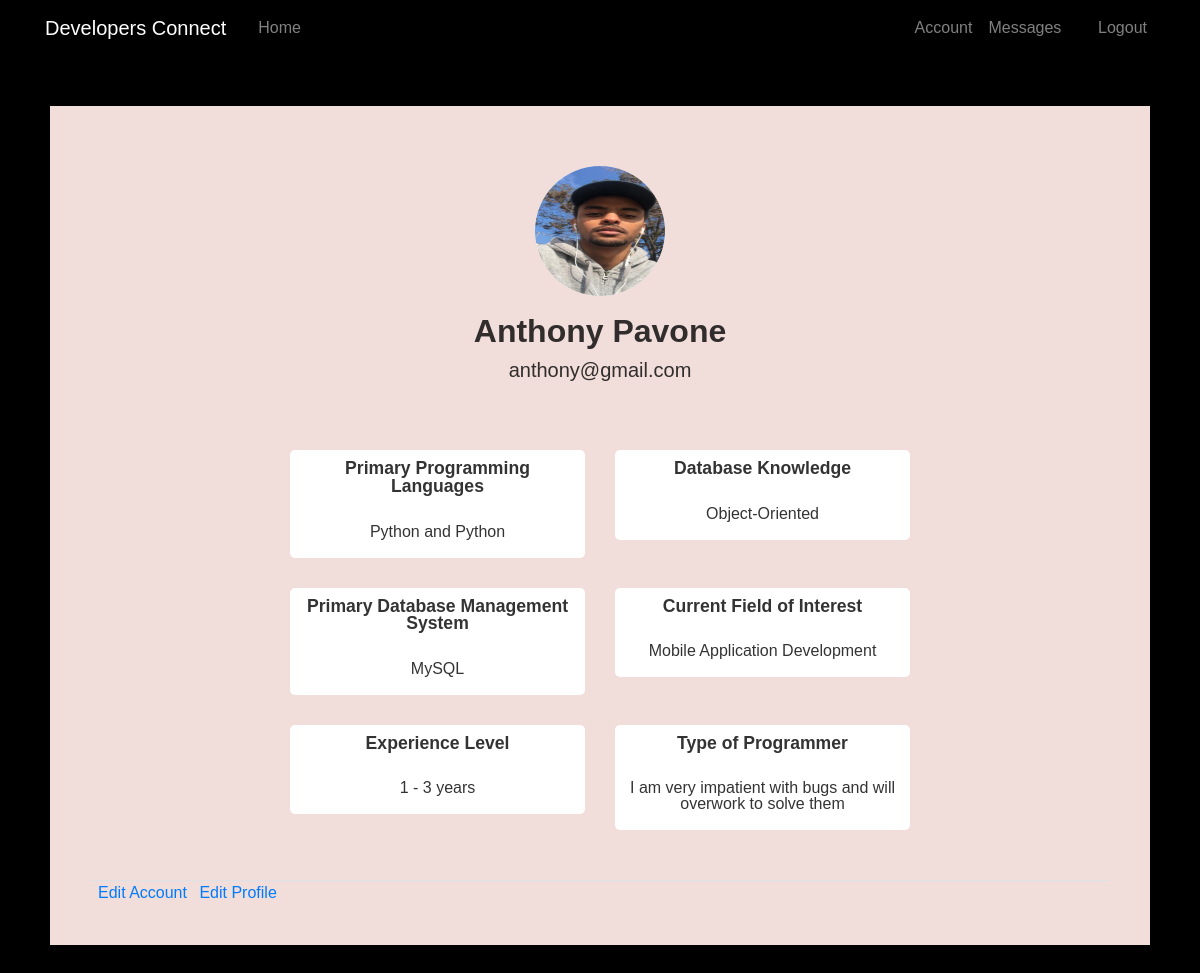
The app's page /account (signed in) with its own data.
### dating/models.py (models this page shows, shortened)
class User(db.Model, UserMixin):  #This class defines several fields as class variables.
    __tablename__ = 'users'
    id = db.Column(db.Integer, autoincrement=True, primary_key=True)
    firstname = db.Column(db.String(100), nullable=False)
    lastname = db.Column(db.String(100), nullable=False)
    email = db.Column(db.String(100), nullable=False, unique=True)
    username = db.Column(db.String(100), nullable=False)
    password = db.Column(db.String(100), nullable=False)
    date_of_birth = db.Column(db.String(100), nullable=False)
    image_file = db.Column(db.String(20), nullable=True, default='default.jpg')
    messages_sent = db.relationship('Message',
                                    foreign_keys='Message.sender_id',
                                    backref='sender', lazy='dynamic')
    messages_received = db.relationship('Message',
                                        foreign_keys='Message.recipient_id',
                                        backref='recipient', lazy='dynamic')
    last_message_read_time = db.Column(db.DateTime)
    notifications = db.relationship('Notification', backref='user',
                                    lazy='dynamic')
    def new_messages(self):
        last_read_time = self.last_message_read_time or datetime(1900, 1, 1)
        return Message.query.filter_by(recipient=self).filter(
            Message.timestamp > last_read_time).count()

class FavProgrammingLang(db.Model):
    __tablename__ = 'fav_programming_lang'
    fav_lang_id = db.Column(db.Integer, autoincrement=True, primary_key=True)
    fav_lang_name = db.Column(db.String(40), nullable=False)
    interest = db.relationship('Interest',
                            backref=db.backref('fav_programming_lang'))

class SecondFavProgrammingLang(db.Model):
    __tablename__ = 'second_fav_lang'
    fav_lang_id= db.Column(db.Integer, autoincrement=True,
                                            primary_key=True)
    fav_lang_name = db.Column(db.String(40), nullable=False)
    interest = db.relationship('Interest',
                            backref=db.backref('second_fav_lang'))

class DatabaseKnowledge(db.Model):
    __tablename__ = 'database_knowledge'
    database_knowledge_id = db.Column(db.Integer, autoincrement=True, primary_key=True)
    database_knowledge_name = db.Column(db.String(40), nullable=False)
    interest = db.relationship('Interest',
                            backref=db.backref('database_knowledge'))

class FavDatabaseSystem(db.Model):
    __tablename__ = 'fav_database_system'
    fav_database_system_id = db.Column(db.Integer, autoincrement=True, primary_key=True)
    fav_database_system_name= db.Column(db.String(40), nullable=False)
    interest = db.relationship('Interest',
                            backref=db.backref('fav_database_system'))

class FieldInterest(db.Model):
    __tablename__ = 'field_interest'
    field_interest_id = db.Column(db.Integer, autoincrement=True, primary_key=True)
    field_interest_name= db.Column(db.String(40), nullable=False)
    interest = db.relationship('Interest',
                            backref=db.backref('field_interest'))

class ExperienceLevel(db.Model):
    __tablename__ = 'experience'
    experience_id = db.Column(db.Integer, autoincrement=True, primary_key=True)
    experience_name = db.Column(db.String(40), nullable=False)
    interest = db.relationship('Interest',
                            backref=db.backref('experience'))

class ProgrammerType(db.Model):
    __tablename__ = 'programmer_type'
    programmer_type_id = db.Column(db.Integer, autoincrement=True, primary_key=True)
    programmer_type_name = db.Column(db.String(40), nullable=False)
    interest = db.relationship('Interest',
                            backref=db.backref('programmer_type'))

### dating/routes.py (the view)
@app.route("/account")
@login_required
def account():
    selected_interests = []
    user_interests = Interest.query.filter_by(interest_id=current_user.id).first()
    user_fav_programming_lang_id = user_interests.fav_programming_lang_id
    user_second_fav_lang_id = user_interests.second_fav_lang_id
    user_database_knowledge_id = user_interests.database_knowledge_id
    user_fav_database_system_id = user_interests.fav_database_system_id
    user_field_interest_id = user_interests.field_interest_id
    user_programmer_type_id = user_interests.programmer_type_id
    user_experience_id= user_interests.experience_id
    fav_lang = FavProgrammingLang.query.filter_by(fav_lang_id=user_fav_programming_lang_id).first()
    second_fav_lang = SecondFavProgrammingLang.query.filter_by(fav_lang_id=user_second_fav_lang_id).first()
    database_knowledge = DatabaseKnowledge.query.filter_by(database_knowledge_id=user_database_knowledge_id).first()
    fav_database_system = FavDatabaseSystem.query.filter_by(fav_database_system_id=user_fav_database_system_id).first()
    field_interest = FieldInterest.query.filter_by(field_interest_id=user_field_interest_id).first()
    programmer_type = ProgrammerType.query.filter_by(programmer_type_id=user_programmer_type_id).first()
    experience = ExperienceLevel.query.filter_by(experience_id=user_experience_id).first()
    selected_interests.append(fav_lang.fav_lang_name)
    selected_interests.append(second_fav_lang.fav_lang_name)
    selected_interests.append(database_knowledge.database_knowledge_name)
    selected_interests.append(fav_database_system.fav_database_system_name)
    selected_interests.append(field_interest.field_interest_name)
    selected_interests.append(programmer_type.programmer_type_name)
    selected_interests.append(experience.experience_name)
    return render_template('account.html', title='Account', selected_interests=selected_interests)

### dating/models.py (called while the page is built)
@login.user_loader
def load_user(id):
    return User.query.get(int(id))

### dating/templates/account.html
{% extends "profilelayout.html" %}
{% block content %}
<div class="pfl-wrapper">
	<article>
		<div class="profile-photo">
      <img src="static/profilepics/{{current_user.image_file}}" width="130" height="130" />
    </div>
		<div class="profile-info">
      <h1>{{ current_user.firstname }} {{ current_user.lastname}}</h1>
      <h5>{{ current_user.email }}</h5>
		</div>
		<div class="col-xs-12">
      <div class="col-md-2 people"></div>
			<div class="col-md-8 posts">
				<div class="col-xs-12 col-lg-12 col-xl-6 tile">
					<div class="inner">
            <h4>Primary Programming Languages</h4>
            <h5>{{ selected_interests[0]}} and {{selected_interests[1]}}</h5>
					</div>
				</div>
				<div class="col-xs-12 col-lg-12 col-xl-6 tile">
					<div class="inner">
            <h4>Database Knowledge</h4>
            <h5>{{ selected_interests[2]}}</h5>
					</div>
        </div>
        <div class="col-xs-12 col-lg-12 col-xl-6 tile">
					<div class="inner">
            <h4>Primary Database Management System</h4>
            <h5>{{ selected_interests[3]}}</h5>
					</div>
				</div>
				<div class="col-xs-12 col-lg-12 col-xl-6 tile">
					<div class="inner">
            <h4>Current Field of Interest</h4>
            <h5>{{ selected_interests[4]}}</h5>
					</div>
				</div>
				<div class="col-xs-12 col-lg-12 col-xl-6 tile">
					<div class="inner">
            <h4>Experience Level</h4>
            <h5>{{ selected_interests[6]}}</h5>
					</div>
        </div>
        <div class="col-xs-12 col-lg-12 col-xl-6 tile">
					<div class="inner">
            <h4>Type of Programmer</h4>
            <h5>{{ selected_interests[5]}}</h5>
					</div>
        </div>
			</div>
    </div>
  </article>
  <div class="border-top pt-8">
    <meduim class="text-muted">
      <a class="ml-2" href="{{ url_for('edit_profile') }}">Edit Account</a>
      <a class="ml-2" href="{{ url_for('edit_interests') }}">Edit Profile</a>
    </meduim>
  </div>
</div>
{% endblock content %}

### dating/static/profile.css (style rules this page uses)
body { width: 100%; height: 100%; min-height: 100vh; margin: 0; background-color: black; font-family: 'Poppins', sans-serif; color: rgba(0,0,0,0.8); }
.pfl-wrapper { display: block; width: auto; height: 100%; padding: 40px; margin: 50px; background-color: #f1deda; box-shadow: 0 0 50px rgba(0,0,0,0.08); overflow: auto; }
article { display: block; width: auto; height: auto; padding: 20px 0; overflow: auto; }
article .profile-photo { display: block; width: 130px; height: 130px; border-radius: 50%; background-color: #fff; margin: 0 auto; background-size: 230%; background-position: 80% 0%; background-repeat: no-repeat; position: relative; overflow: hidden; }
article .profile-info { display: block; width: 100%; max-width: 400px; margin: 0 auto; text-align: center; }
article .profile-info h1 { font-size: 2em; font-weight: 600; margin-top: 0.5em; }
article .people, article .posts { display: inline-block; width: 100%; margin: 60px 0 0; float: left; }
article .posts .tile { display: inline-block; float: left; margin-bottom: 30px; }
article .posts .tile:nth-of-type(2n+1) { clear: both; }
img { width: 100%; height: 100%; position: absolute; top: 0; left: 0; }
article .posts .tile .inner { display: block; width: 100%; overflow: hidden; border-radius: 5px; -webkit-border-radius: 5px; background-color: #fff; cursor: pointer; transition: box-shadow 0.25s; }
article .posts .tile .inner h4 { font-size: 1.1em; line-height: 1.0em; padding: 10px 10px 10px; transition: color 0.25s; font-weight: bold; text-align: center; }
article .posts .tile .inner h5 { font-size: 1em; line-height: 1.0em; padding: 10px 10px 10px; transition: color 0.25s; text-align: center; }

### records on screen
User: image_file (picture), firstname "Anthony", lastname "Pavone", email "anthony@gmail.com"
FavProgrammingLang: fav_lang_name "Python"
SecondFavProgrammingLang: fav_lang_name "Python"
DatabaseKnowledge: database_knowledge_name "Object-Oriented"
FavDatabaseSystem: fav_database_system_name "MySQL"
FieldInterest: field_interest_name "Mobile Application Development"
ExperienceLevel: experience_name "1 - 3 years"
ProgrammerType: programmer_type_name "I am very impatient with bugs and will overwork to solve them"
